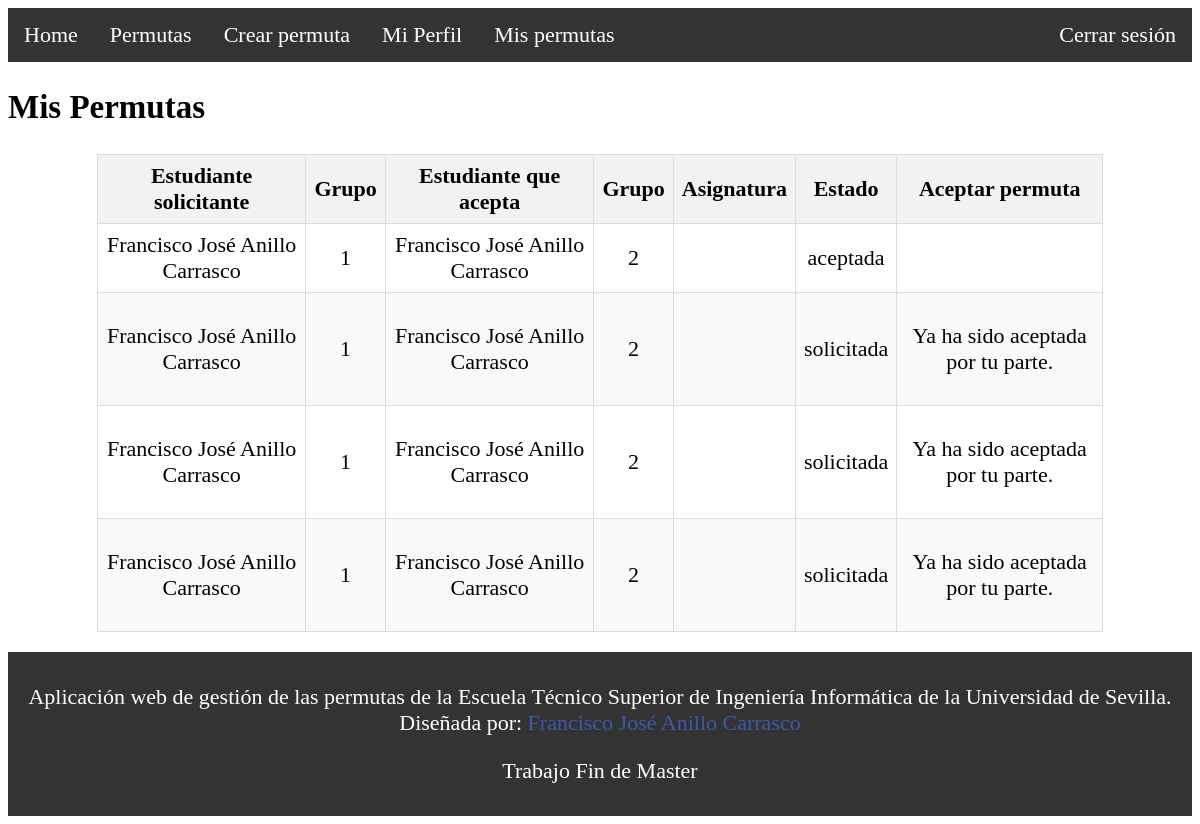
Screenshot of /mis-permutas/ (signed in) with the database file from the repository.
### Permutas/models.py (models this page shows, shortened)
class Permuta(models.Model):
    estudiante1 = models.ForeignKey(Estudiante, related_name='permuta_estudiante1', on_delete=models.CASCADE)
    estudiante2 = models.ForeignKey(Estudiante, related_name='permuta_estudiante2', on_delete=models.CASCADE)
    grupo1 = models.ForeignKey(Grupo, related_name='permuta_grupo1', on_delete=models.CASCADE)
    grupo2 = models.ForeignKey(Grupo, related_name='permuta_grupo2', on_delete=models.CASCADE)
    asignatura = models.ForeignKey(Asignatura, related_name='asignatura', on_delete=models.CASCADE)
    estado = models.CharField(max_length=10, choices=[('solicitada', 'Solicitada'), ('aceptada', 'Aceptada'), ('rechazada', 'Rechazada')])
    aceptada_1 = models.BooleanField()
    aceptada_2 = models.BooleanField()

class Estudiante(models.Model):
    user = models.OneToOneField(User, on_delete=models.CASCADE)
    nombre = models.CharField(max_length=255)
    apellido = models.CharField(max_length=255)
    email = models.EmailField(max_length=255, unique=True)
    image = models.ImageField(default='default.jpg', upload_to='profile_pics')
    dni = models.CharField(max_length=9, unique=True)
    grado = models.ForeignKey(Grado, on_delete=models.CASCADE)
    domicilio = models.CharField(max_length=255)
    provincia = models.CharField(max_length=50)
    poblacion = models.CharField(max_length=50)
    codigo_postal = models.CharField(max_length=5)
    telefono = models.CharField(max_length=15, validators=[RegexValidator(regex=r'^\+?1?\d{9,15}$', message="El número de teléfono debe ingresarse en el formato: '+999999999'. Hasta 15 dígitos permitidos.")])  # Nuevo campo de teléfono

class Grupo(models.Model):
    numero_grupo = models.IntegerField()
    limite_estudiantes = models.IntegerField()
    tipo_grupo = models.CharField(max_length=10, choices=[('teoria', 'Teoria'), ('practica', 'Practica')])
    estudiante = models.ManyToManyField(Estudiante, blank=True)
    asignatura = models.ForeignKey(Asignatura, on_delete=models.CASCADE)
    proyecto_docente = models.FileField(upload_to='pdfs/', blank=True, null=True)

### Permutas/views.py (the view)
# urls.py: path('mis-permutas/', mis_permutas, name='mis_permutas'),
@login_required
def mis_permutas(request):
    usuario = request.user
    permutas_asociadas = sacar_permutas_user(usuario)
    context = {
        'permutas': permutas_asociadas
    }
    return render(request, 'mis_permutas.html', context)

### Permutas/views.py (called while the page is built)
def sacar_permutas_user(user):
    print(user)
    return Permuta.objects.filter(estudiante1__user=user) | Permuta.objects.filter(estudiante2__user=user)

### Permutas/templates/mis_permutas.html (shortened to what this page needs)
{% extends 'layout.html' %}
{% block content %}
    <h2>Mis Permutas</h2>
    <div class="table-container">
    <table class="centered-table">
        <thead>
            <tr>
                <th>Estudiante solicitante</th>
                <th>Grupo</th>
                <th>Estudiante que acepta</th>
                <th>Grupo</th>
                <th>Asignatura</th>
                <th>Estado</th>
                <th>Aceptar permuta</th>
            </tr>
        </thead>
        <tbody>
            {% for permuta in permutas %}
                <tr>
                    <td>{{ permuta.estudiante1.nombre }} {{ permuta.estudiante1.apellido }}</td>
                    <td>{{ permuta.grupo1.numero_grupo }}</td>
                    <td>{% if permuta.estudiante2 %}
                        {{ permuta.estudiante2.nombre }} {{ permuta.estudiante2.apellido }}
                    {% else %}
                        N/A
                    {% endif %}</td>
                    <td>{% if permuta.grupo2 %}
                        {{ permuta.grupo2.numero_grupo }}
                    {% else %}
                        N/A
                    {% endif %}</td>
                    <td>{{ permuta.asignatura.nombre_asignatura }}</td>
                    <td>{{ permuta.estado }}</td>
                    <td> {% if permuta.estado == 'solicitada' %}
                            {% if user == permuta.estudiante1.user %}
                                    <p> Ya ha sido aceptada por tu parte.</p>
                            {% endif %}
                            {% if user == permuta.estudiante2.user %}
                                <p> Ya ha sido aceptada por tu parte.</p>
                            {% endif %}
                        {% endif %}</td>
                </tr>
            {% endfor %}
        </tbody>
    </table>
{% endblock %}

### Permutas/templates/layout.html (style rules this page uses)
body { font-size: 22px; }

### Permutas/templates/mis_permutas.html (style rules this page uses)
.table-container { display: flex; justify-content: center; margin: 20px 0; }
.centered-table { border-collapse: collapse; width: 90%; max-width: 85%; text-align: left; }
.centered-table th, .centered-table td { border: 1px solid #ddd; padding: 8px; text-align: center; }
.centered-table th { background-color: #f2f2f2; text-align: center; }
.centered-table tr:nth-child(even) { background-color: #f9f9f9; }

### rows the page displays
Permuta: estudiante1.nombre "Francisco José", estudiante1.apellido "Anillo Carrasco", grupo1.numero_grupo "1", estudiante2.nombre "Francisco José", estudiante2.apellido "Anillo Carrasco", grupo2.numero_grupo "2", estado "aceptada"
Permuta: estudiante1.nombre "Francisco José", estudiante1.apellido "Anillo Carrasco", grupo1.numero_grupo "1", estudiante2.nombre "Francisco José", estudiante2.apellido "Anillo Carrasco", grupo2.numero_grupo "2", estado "solicitada", shows "Ya ha sido aceptada por tu parte."
Permuta: estudiante1.nombre "Francisco José", estudiante1.apellido "Anillo Carrasco", grupo1.numero_grupo "1", estudiante2.nombre "Francisco José", estudiante2.apellido "Anillo Carrasco", grupo2.numero_grupo "2", estado "solicitada", shows "Ya ha sido aceptada por tu parte."
Permuta: estudiante1.nombre "Francisco José", estudiante1.apellido "Anillo Carrasco", grupo1.numero_grupo "1", estudiante2.nombre "Francisco José", estudiante2.apellido "Anillo Carrasco", grupo2.numero_grupo "2", estado "solicitada", shows "Ya ha sido aceptada por tu parte."
